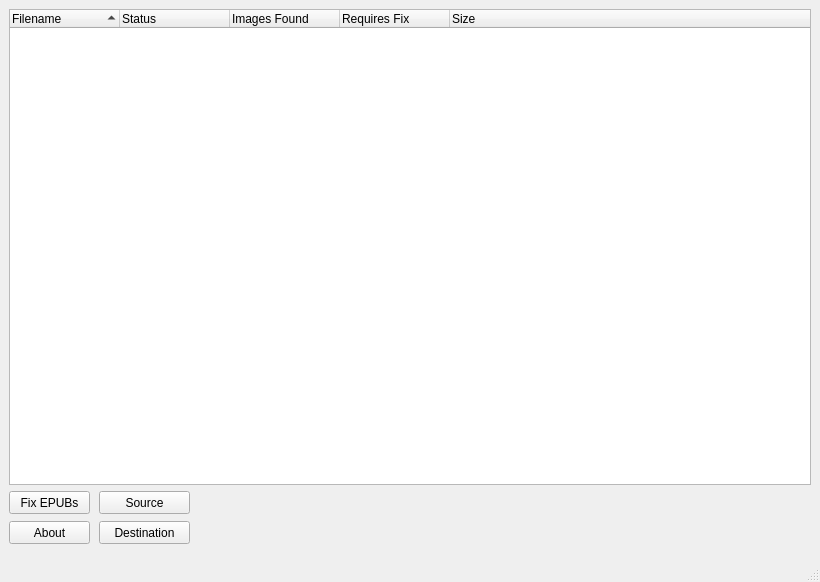
<?xml version="1.0" encoding="UTF-8"?>
<ui version="4.0">
 <class>MainWindow</class>
 <widget class="QMainWindow" name="MainWindow">
  <property name="geometry">
   <rect>
    <x>0</x>
    <y>0</y>
    <width>820</width>
    <height>582</height>
   </rect>
  </property>
  <property name="minimumSize">
   <size>
    <width>820</width>
    <height>0</height>
   </size>
  </property>
  <property name="windowTitle">
   <string>iOS2M - Stunjelly eBook Services</string>
  </property>
  <property name="windowIcon">
   <iconset resource="resources.qrc">
    <normaloff>:/icons/iBooks.ico</normaloff>:/icons/iBooks.ico</iconset>
  </property>
  <property name="styleSheet">
   <string notr="true"/>
  </property>
  <widget class="QWidget" name="centralwidget">
   <layout class="QGridLayout" name="gridLayout">
    <item row="0" column="0">
     <widget class="QTreeWidget" name="treeWidget">
      <property name="alternatingRowColors">
       <bool>true</bool>
      </property>
      <property name="indentation">
       <number>0</number>
      </property>
      <property name="uniformRowHeights">
       <bool>true</bool>
      </property>
      <property name="sortingEnabled">
       <bool>true</bool>
      </property>
      <property name="animated">
       <bool>true</bool>
      </property>
      <property name="wordWrap">
       <bool>true</bool>
      </property>
      <attribute name="headerDefaultSectionSize">
       <number>110</number>
      </attribute>
      <column>
       <property name="text">
        <string>Filename</string>
       </property>
      </column>
      <column>
       <property name="text">
        <string>Status</string>
       </property>
      </column>
      <column>
       <property name="text">
        <string>Images Found</string>
       </property>
       <property name="statusTip">
        <string extracomment="Images Found"/>
       </property>
      </column>
      <column>
       <property name="text">
        <string>Requires Fix</string>
       </property>
       <property name="statusTip">
        <string extracomment="Images Requiring Fixes"/>
       </property>
      </column>
      <column>
       <property name="text">
        <string>Size</string>
       </property>
      </column>
     </widget>
    </item>
    <item row="1" column="0">
     <widget class="QWidget" name="widget" native="true">
      <property name="minimumSize">
       <size>
        <width>0</width>
        <height>60</height>
       </size>
      </property>
      <widget class="QPushButton" name="btn_source">
       <property name="geometry">
        <rect>
         <x>90</x>
         <y>0</y>
         <width>91</width>
         <height>23</height>
        </rect>
       </property>
       <property name="text">
        <string>Source</string>
       </property>
      </widget>
      <widget class="QPushButton" name="btnfix">
       <property name="geometry">
        <rect>
         <x>0</x>
         <y>0</y>
         <width>81</width>
         <height>23</height>
        </rect>
       </property>
       <property name="text">
        <string>Fix EPUBs</string>
       </property>
      </widget>
      <widget class="QPushButton" name="btnabout">
       <property name="geometry">
        <rect>
         <x>0</x>
         <y>30</y>
         <width>81</width>
         <height>23</height>
        </rect>
       </property>
       <property name="text">
        <string>About</string>
       </property>
      </widget>
      <widget class="QPushButton" name="btn_dest">
       <property name="geometry">
        <rect>
         <x>90</x>
         <y>30</y>
         <width>91</width>
         <height>23</height>
        </rect>
       </property>
       <property name="text">
        <string>Destination</string>
       </property>
      </widget>
      <widget class="QLabel" name="sourcelabel">
       <property name="geometry">
        <rect>
         <x>190</x>
         <y>0</y>
         <width>621</width>
         <height>21</height>
        </rect>
       </property>
       <property name="text">
        <string/>
       </property>
      </widget>
      <widget class="QLabel" name="destlabel">
       <property name="geometry">
        <rect>
         <x>190</x>
         <y>30</y>
         <width>621</width>
         <height>21</height>
        </rect>
       </property>
       <property name="text">
        <string/>
       </property>
      </widget>
     </widget>
    </item>
   </layout>
  </widget>
  <widget class="QStatusBar" name="statusbar"/>
 </widget>
 <resources>
  <include location="resources.qrc"/>
 </resources>
 <connections/>
</ui>
